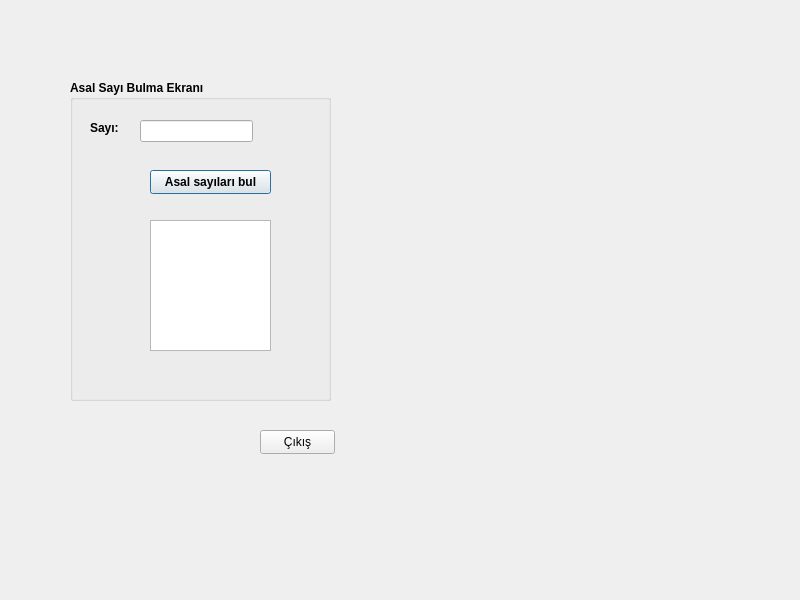
<?xml version="1.0" encoding="UTF-8"?>
<ui version="4.0">
 <class>Dialog</class>
 <widget class="QDialog" name="Dialog">
  <property name="geometry">
   <rect>
    <x>0</x>
    <y>0</y>
    <width>800</width>
    <height>600</height>
   </rect>
  </property>
  <property name="windowTitle">
   <string>Dialog</string>
  </property>
  <widget class="QGroupBox" name="groupBox">
   <property name="geometry">
    <rect>
     <x>70</x>
     <y>80</y>
     <width>261</width>
     <height>321</height>
    </rect>
   </property>
   <property name="font">
    <font>
     <pointsize>9</pointsize>
     <bold>true</bold>
    </font>
   </property>
   <property name="title">
    <string>Asal Sayı Bulma Ekranı</string>
   </property>
   <widget class="QLabel" name="label">
    <property name="geometry">
     <rect>
      <x>20</x>
      <y>40</y>
      <width>49</width>
      <height>16</height>
     </rect>
    </property>
    <property name="text">
     <string>Sayı:</string>
    </property>
   </widget>
   <widget class="QLineEdit" name="ln_sayi">
    <property name="geometry">
     <rect>
      <x>70</x>
      <y>40</y>
      <width>113</width>
      <height>22</height>
     </rect>
    </property>
    <property name="font">
     <font>
      <pointsize>9</pointsize>
      <bold>true</bold>
     </font>
    </property>
   </widget>
   <widget class="QPushButton" name="btn_asal_sayi">
    <property name="geometry">
     <rect>
      <x>80</x>
      <y>90</y>
      <width>121</width>
      <height>24</height>
     </rect>
    </property>
    <property name="font">
     <font>
      <pointsize>9</pointsize>
      <bold>true</bold>
     </font>
    </property>
    <property name="text">
     <string>Asal sayıları bul</string>
    </property>
   </widget>
   <widget class="QTextBrowser" name="textBrowser_goster">
    <property name="geometry">
     <rect>
      <x>80</x>
      <y>140</y>
      <width>121</width>
      <height>131</height>
     </rect>
    </property>
   </widget>
  </widget>
  <widget class="QPushButton" name="pushButton_2">
   <property name="geometry">
    <rect>
     <x>260</x>
     <y>430</y>
     <width>75</width>
     <height>24</height>
    </rect>
   </property>
   <property name="text">
    <string>Çıkış</string>
   </property>
  </widget>
 </widget>
 <resources/>
 <connections>
  <connection>
   <sender>pushButton_2</sender>
   <signal>clicked()</signal>
   <receiver>Dialog</receiver>
   <slot>accept()</slot>
   <hints>
    <hint type="sourcelabel">
     <x>326</x>
     <y>441</y>
    </hint>
    <hint type="destinationlabel">
     <x>407</x>
     <y>411</y>
    </hint>
   </hints>
  </connection>
 </connections>
</ui>
